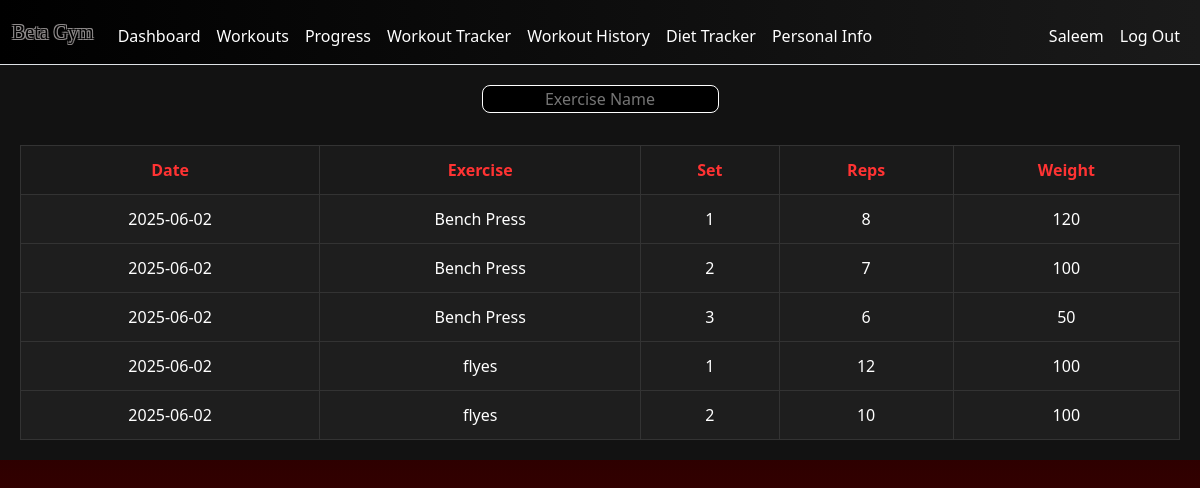
The page /workout_history (signed in) on the database its author committed.
### tables this page shows
CREATE TABLE workout_logs(user_id INTEGER,exercise TEXT NOT NULL,sets INTEGER,reps INTEGER,weight INTEGER, date DATE DEFAULT CURRENT_DATE);

### app.py (the view)
@app.route('/workout_history', methods=["GET", "POST"])
def workout_history():
    db = get_db()
    history = db.execute("SELECT * FROM workout_logs WHERE user_id = ? ORDER BY date DESC", (session["user_id"],)).fetchall()
    return render_template("workout_history.html", history=history)

### app.py (called while the page is built)
def get_db():
    if "db" not in g:
        g.db = sqlite3.connect(DATABASE)
        g.db.row_factory = sqlite3.Row
    return g.db

@app.after_request
def after_request(response):
    response.headers["Cache-Control"] = "no-cache, no-store, must-revalidate"
    response.headers["Expires"] = 0
    response.headers["Pragma"] = "no-cache"
    return response

### templates/workout_history.html (shortened to what this page needs)
{% extends "layout.html" %}
{% block main %}
    <div class = "history">
        <div id = "ssss">
        <input type = "text" id = "search" placeholder = "Exercise Name">
        </div>
    <table id = "history-table">
        <tr class = "mb-3">
            <th>Date</th>
            <th>Exercise</th>
            <th>Set</th>
            <th>Reps</th>
            <th>Weight</th>
        </tr>
        {% for hist in history %}
        <tr>
            <td>{{hist.date}}</td>
            <td>{{hist.exercise}}</td>
            <td>{{hist.sets}}</td>
            <td>{{hist.reps}}</td>
            <td>{{hist.weight}}</td>
        </tr>
        {%endfor%}
    </table>
    </div>
{% endblock %}

### templates/layout.html (shortened to what this page needs)
<!DOCTYPE html>
<html lang="en">
<head>
    <link href="https://cdn.jsdelivr.net/npm/bootstrap@5.3.3/dist/css/bootstrap.min.css" rel="stylesheet">
    <link href="/static/style.css" rel="stylesheet">
    <link rel="stylesheet" href="https://cdnjs.cloudflare.com/ajax/libs/font-awesome/6.5.0/css/all.min.css">
</head>
<body>
    <nav class="navbar navbar-expand-md  border-bottom">
        <div class="container-fluid">
            <a class="navbar-brand" href="/">Beta Gym</a>
            <div class="collapse navbar-collapse" id="navbar">
                {% if session["user_id"] %}
                    <ul class="navbar-nav me-auto mt-2">
                        <li class="nav-item"><a class="nav-link" href="/dashboard">Dashboard</a></li>
                        <li class="nav-item"><a class="nav-link" href="/workouts">Workouts</a></li>
                        <li class="nav-item"><a class="nav-link" href="/progress">Progress</a></li>
                        <li class="nav-item"><a class="nav-link" href="/workout_tracker">Workout Tracker</a></li>
                        <li class="nav-item"><a class="nav-link" href="/workout_history">Workout History</a></li>
                        <li class="nav-item"><a class="nav-link" href="/diet_Tracker">Diet Tracker</a></li>
                        <li class="nav-item"><a class="nav-link" href="/info">Personal Info</a></li>
                    </ul>
                    <ul class="navbar-nav ms-auto mt-2">
                        {% if session["user_name"]%}
                            <li class ="nav-item"><a class="nav-link" href="/profile"> {{session["user_name"]}}</a>
                        {%endif%}
                        <li class="nav-item"><a class="nav-link" href="/logout">Log Out</a></li>
                    </ul>
                {% else %}
                    <ul class="navbar-nav ms-auto mt-2">
                        <li class="nav-item"><a class="nav-link" href="/forgot_password">Forgot Password</a></li>
                        <li class="nav-item"><a class="nav-link" href="/register">Register</a></li>
                        <li class="nav-item"><a class="nav-link" href="/login">Log In</a></li>
                    </ul>
                {% endif %}
            </div>
        </div>
    </nav>
    <main >
        {% block main %}{% endblock %}
    </main>
</body>
</html>

### static/style.css (style rules this page uses)
body { background: linear-gradient(135deg, #2c2c2c,#b30000); min-height:100vh; margin:0; font-family: "Segoe UI",Tahoma,Geneva, Verdana, sans-serif; }
.navbar { background:linear-gradient(to right, #000000,#1a1a1a); color:white; }
.navbar .nav-link { color:white; }
.navbar-brand { margin-top:7fpx; color:black; font-family:Fantasy; text-shadow: -1px -1px 0 #8f8b8b, 1px -1px 0 #8f8b8b, -1px 1px 0 #8f8b8b, 1px 1px 0 #8f8b8b; }
.history { padding:20px; background-color:#121212; color:#ffffff; }
.history table { width:100%; border-collapse:collapse; }
.history th, .history td { padding:12px; text-align:center; border:1px solid #333333; }
.history th { background-color:#1a1a1a; color:#ff3333; }
#search { margin-bottom:2rem; margin-left: 0 auto; background-color:black; border:1px solid white; border-radius:8px; color:white; text-align:center; }
#ssss { display:flex; justify-content:center; }
#calories_table, th,td { border:1px solid white; }
#calories_table th,td { padding:10px; text-align:center; }
#calories_table, th { background-color:#555; }

### templates/workout_history.html (style rules this page uses)
body { background:linear-gradient(to bottom, #000000,#260000,#5C0100); }

### rows shown on the page
workout_logs: date "2025-06-02", exercise "Bench Press", sets "1", reps "8", weight "120"
workout_logs: date "2025-06-02", exercise "Bench Press", sets "2", reps "7", weight "100"
workout_logs: date "2025-06-02", exercise "Bench Press", sets "3", reps "6", weight "50"
workout_logs: date "2025-06-02", exercise "flyes", sets "1", reps "12", weight "100"
workout_logs: date "2025-06-02", exercise "flyes", sets "2", reps "10", weight "100"

### other values the page prints
{{ session["user_name"] }} "Saleem"
